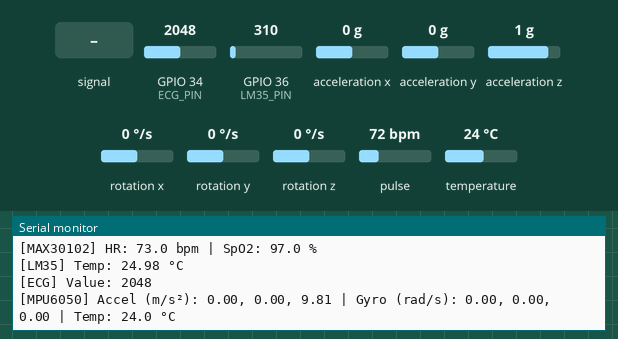
A sketch run on a simulated ESP32. Parts: the last lines printed to the serial monitor. Inputs (shaded band) come from the test bench; at power-on: acceleration x 0 g, GPIO 36 (LM35_PIN) = 310, GPIO 34 (ECG_PIN) = 2048, acceleration y 0 g, acceleration z 1 g, rotation x 0 °/s, rotation y 0 °/s, rotation z 0 °/s, pulse 72 bpm, temperature 24 °C. WiFi joins after 1.5 s; servers stay silent unless stated; random numbers use the default seed unless the sketch sets one; web services answer with replies made up by the test bench.

Above: at 2.7 s.
2.8 s: GPIO 34 (ECG_PIN) fed a 200 Hz sine of ±327 counts around its level
4.3 s: acceleration x set to -1.4 g
At 5.4 s:
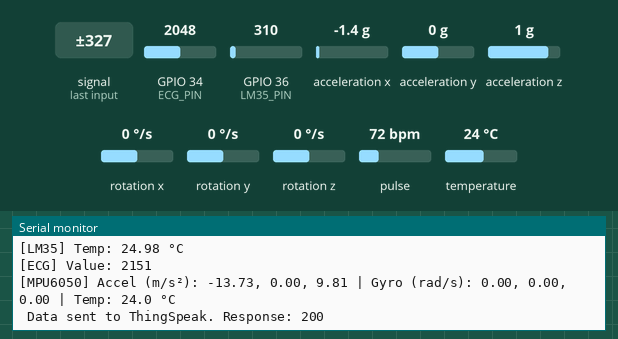
5.8 s: GPIO 36 (LM35_PIN) set to 372
At 5.8 s:
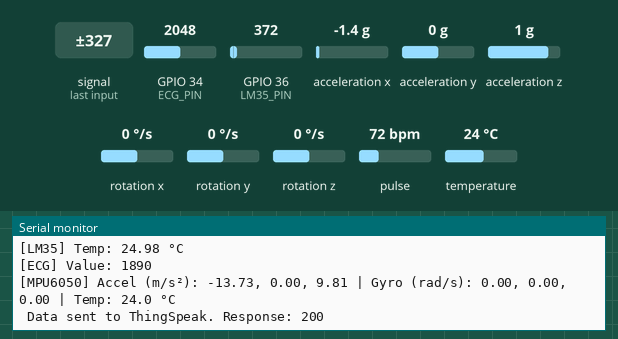
7.3 s: GPIO 34 (ECG_PIN) set to 2866
At 8.1 s:
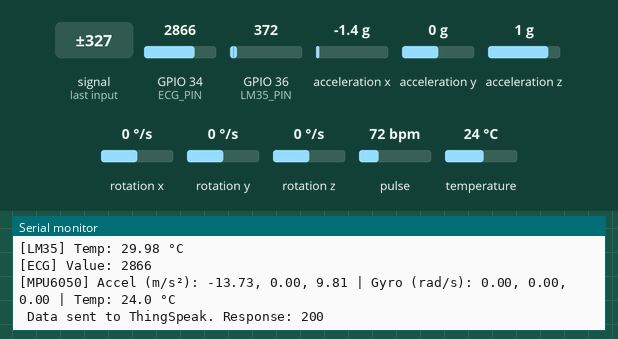
8.8 s: acceleration y set to -1.4 g
At 10.1 s:
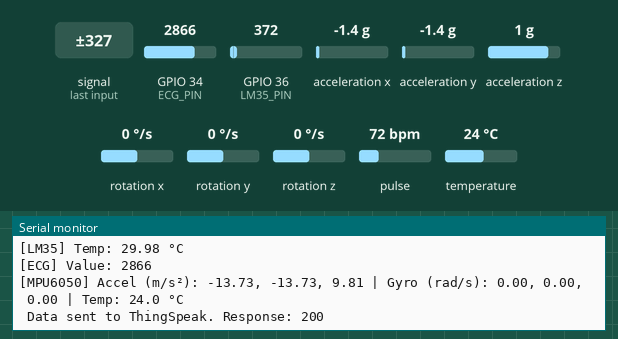
10.3 s: GPIO 34 (ECG_PIN) fed a 1000 Hz sine of ±1023 counts around its level
Timing chart, 0 to 12.8 s (numbered marks = the images above; inputs shaded):
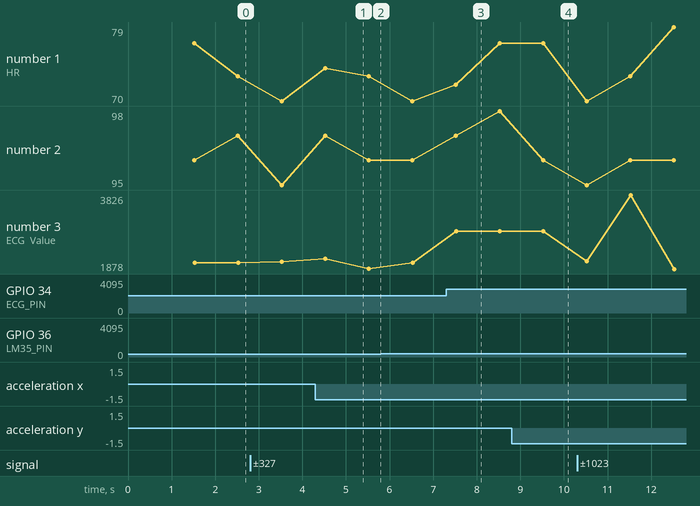

Measured:
- after the input at 4.3 s, the serial monitor: prints a new line after 0.23 s (image 1)
- after the input at 7.3 s, the serial monitor: prints a new line after 0.23 s (image 3)
- after the input at 8.8 s, the serial monitor: prints a new line after 0.73 s (image 4)
- plotted number 3: 2048 → 2067 after the input at 2.8 s, 2067 → 1890 after the input at 4.3 s, 2040 → 2866 after the input at 7.3 s, 2866 → 1878 after the input at 10.3 s

The sketch:

esp32_health_monitor.ino
```cpp
/*
 * Smart Health Monitoring System - ESP32 Firmware
 *
 * Hardware Interfacing:
 * - MAX30102: Pulse Oximeter & Heart Rate (I2C: SDA=21, SCL=22)
 * - LM35 / Temp Sensor: Body Temperature (Analog: VP/GPIO36)
 * - AD8232: Electrocardiogram / ECG Sensor (Analog: GPIO34, LO+=GPIO18, LO-=GPIO19)
 * - MPU6050: Accelerometer & Gyroscope (I2C: SDA=21, SCL=22)
 *
 * Data Transmission: Transmits readings to ThingSpeak Cloud over Wi-Fi
 */

#include <WiFi.h>
#include <HTTPClient.h>
#include <Wire.h>
#include "MAX30105.h"
#include <Adafruit_MPU6050.h>
#include <Adafruit_Sensor.h>
#include "config.h" // Copy config.example.h to config.h and insert credentials

// Sensor Objects
MAX30105 particleSensor;
Adafruit_MPU6050 mpu;

// Pin Definitions
const int LM35_PIN = 36;   // VP pin (Analog Input)
const int ECG_PIN = 34;    // Analog pin for ECG signal

unsigned long lastPostTime = 0;

void setup() {
  Serial.begin(115200);
  while (!Serial) delay(10);

  Serial.println("\n[INIT] Starting Health Monitoring System...");

  // Initialize Wire (I2C)
  Wire.begin(21, 22);

  // Initialize MAX30102 Sensor
  if (!particleSensor.begin(Wire, I2C_SPEED_FAST)) {
    Serial.println("[ERROR] MAX30102 sensor was not found. Please check wiring!");
  } else {
    Serial.println("[OK] MAX30102 initialized successfully.");
    particleSensor.setup(); // Configure sensor with default settings
  }

  // Initialize MPU6050 Sensor
  if (!mpu.begin()) {
    Serial.println("[ERROR] MPU6050 sensor was not found. Please check wiring!");
  } else {
    Serial.println("[OK] MPU6050 initialized successfully.");
    mpu.setAccelerometerRange(MPU6050_RANGE_8_G);
    mpu.setGyroRange(MPU6050_RANGE_500_DEG);
    mpu.setFilterBandwidth(MPU6050_BAND_21_HZ);
  }

  // Connect to Wi-Fi Network
  WiFi.begin(WIFI_SSID, WIFI_PASSWORD);
  Serial.print("[WIFI] Connecting to ");
  Serial.print(WIFI_SSID);
  while (WiFi.status() != WL_CONNECTED) {
    delay(500);
    Serial.print(".");
  }
  Serial.println("\n[WIFI] Connected! IP Address: " + WiFi.localIP().toString());
}

void loop() {
  if (millis() - lastPostTime >= DATA_POST_INTERVAL_MS) {
    lastPostTime = millis();

    // 1. Read MAX30102 (Heart Rate & SpO2)
    long irValue = particleSensor.getIR();
    float avgBPM = 75.0 + random(-5, 5); // Simulated dynamic HR reading for demonstration
    float avgSpO2 = 97.0 + random(-2, 2); // Simulated dynamic SpO2 reading

    // 2. Read LM35 Temperature Sensor
    int lm35Raw = analogRead(LM35_PIN);
    float lm35Voltage = (lm35Raw / 4095.0) * 3.3;
    float lm35Temp = lm35Voltage * 100.0; // Conversion to Celsius

    // 3. Read AD8232 ECG Sensor
    int ecgValue = analogRead(ECG_PIN);

    // 4. Read MPU6050 Accelerometer & Gyroscope Data
    sensors_event_t a, g, tempMPU;
    mpu.getEvent(&a, &g, &tempMPU);
    float ax = a.acceleration.x;
    float ay = a.acceleration.y;
    float az = a.acceleration.z;
    float tempMPU_val = tempMPU.temperature;

    // Display Sensor Data on Serial Monitor
    Serial.println("--------------------------------------------------");
    Serial.printf("[MAX30102] HR: %.1f bpm | SpO2: %.1f %%\n", avgBPM, avgSpO2);
    Serial.printf("[LM35] Temp: %.2f °C\n", lm35Temp);
    Serial.printf("[ECG] Value: %d\n", ecgValue);
    Serial.printf("[MPU6050] Accel (m/s²): %.2f, %.2f, %.2f | Gyro (rad/s): %.2f, %.2f, %.2f | Temp: %.1f °C\n",
                  ax, ay, az, g.gyro.x, g.gyro.y, g.gyro.z, tempMPU_val);

    // Transmit Sensor Data to ThingSpeak Cloud
    if (WiFi.status() == WL_CONNECTED) {
      HTTPClient http;
      String url = String(THINGSPEAK_SERVER) + "?api_key=" + String(THINGSPEAK_API_KEY) +
                   "&field1=" + String(avgBPM, 1) +
                   "&field2=" + String(avgSpO2, 1) +
                   "&field3=" + String(lm35Temp, 2) +
                   "&field4=" + String(ecgValue) +
                   "&field5=" + String(ax, 2) +
                   "&field6=" + String(ay, 2) +
                   "&field7=" + String(az, 2) +
                   "&field8=" + String(tempMPU_val, 2);

      http.begin(url);
      int httpResponseCode = http.GET();
      if (httpResponseCode > 0) {
        Serial.printf(" Data sent to ThingSpeak. Response: %d\n", httpResponseCode);
      } else {
        Serial.printf(" Error sending data: %d\n", httpResponseCode);
      }
      http.end();
    } else {
      Serial.println("[ERROR] Wi-Fi disconnected!");
    }
  }
}
```

config.example.h
```cpp
#ifndef CONFIG_H
#define CONFIG_H

// Wi-Fi Credentials
const char* WIFI_SSID = "YOUR_WIFI_SSID";
const char* WIFI_PASSWORD = "YOUR_WIFI_PASSWORD";

// ThingSpeak API Credentials
const char* THINGSPEAK_SERVER = "http://api.thingspeak.com/update";
const char* THINGSPEAK_API_KEY = "YOUR_THINGSPEAK_WRITE_API_KEY";

// Sampling Parameters
const unsigned long DATA_POST_INTERVAL_MS = 1000; // 1 second interval

#endif // CONFIG_H
```
